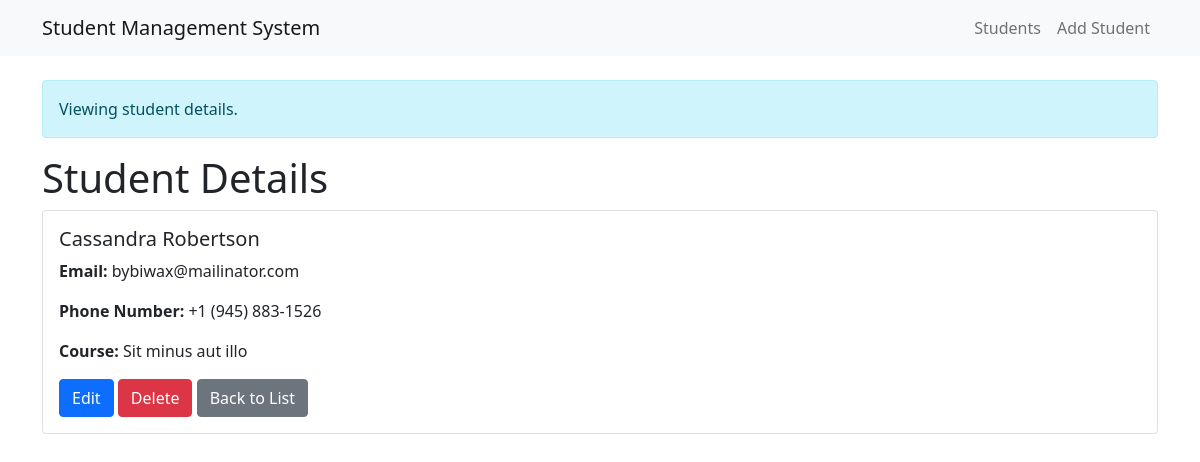
Page /7/ on the committed database.
### students/models.py (models this page shows, shortened)
class Student(models.Model):
    name = models.CharField(max_length=100)
    email = models.EmailField(unique=True)
    phone_number = models.CharField(max_length=20)
    course = models.CharField(max_length=50)

### students/views.py (the view)
# urls.py: path('<int:pk>/', StudentDetailView.as_view(), name='student_detail'),
class StudentDetailView(DetailView):
    model = Student
    template_name = 'students/student_detail.html'
    def get(self, request, *args, **kwargs):
        messages.info(self.request, 'Viewing student details.')
        return super().get(request, *args, **kwargs)

### templates/students/student_detail.html (shortened to what this page needs)
{% extends 'base.html' %}
{% block content %}
    <h1>Student Details</h1>
    <div class="card">
        <div class="card-body">
            <h5 class="card-title">{{ student.name }}</h5>
            <p class="card-text"><strong>Email:</strong> {{ student.email }}</p>
            <p class="card-text"><strong>Phone Number:</strong> {{ student.phone_number }}</p>
            <p class="card-text"><strong>Course:</strong> {{ student.course }}</p>
            <a href="{% url 'student_update' student.pk %}" class="btn btn-primary">Edit</a>
            <a href="{% url 'student_delete' student.pk %}" class="btn btn-danger">Delete</a>
            <a href="{% url 'student_list' %}" class="btn btn-secondary">Back to List</a>
        </div>
    </div>
{% endblock %}

### rows in the picture
Student: name "Cassandra Robertson", email "bybiwax@mailinator.com", phone_number "+1 (945) 883-1526", course "Sit minus aut illo"

### other values in the picture
{{ message }} "Viewing student details."
